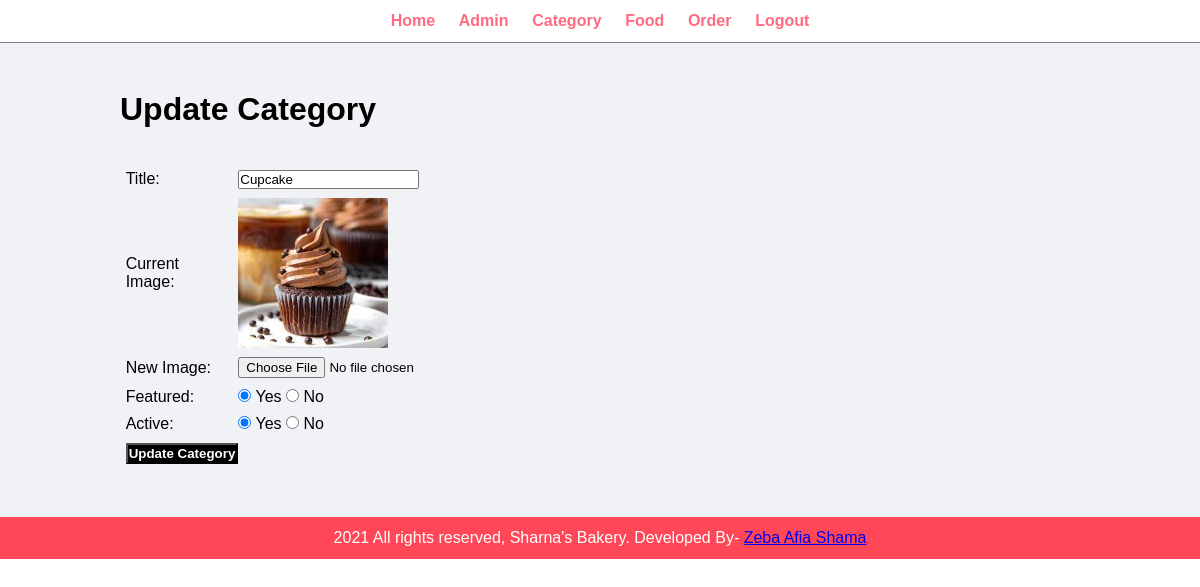
Page /admin/update-category.php?id=19 (signed in) on the committed database.
### tables this page shows
CREATE TABLE `tbl_category` (
  `id` int(10) UNSIGNED NOT NULL,
  `title` varchar(100) NOT NULL,
  `image_name` varchar(255) NOT NULL,
  `featured` varchar(10) NOT NULL,
  `active` varchar(10) NOT NULL
);

### admin/update-category.php (the view, shortened to what this page needs)
<?php include('partials/menu.php'); ?>
<div class="main-content">
    <div class="wrapper">
        <h1>Update Category</h1>
        <br><br>
        <?php
            if(isset($_GET['id']))
            {
                $id = $_GET['id'];
                $sql = "SELECT * FROM tbl_category WHERE id=$id";
                $res = mysqli_query($conn, $sql);
                $count = mysqli_num_rows($res);
                if($count==1)
                {
                    $row = mysqli_fetch_assoc($res);
                    $title = $row['title'];
                    $current_image = $row['image_name'];
                    $featured = $row['featured'];
                    $active = $row['active'];
                }
                else
                {
                    $_SESSION['no-category-found'] = "<div class='error'>Category not Found.</div>";
                    header('location:'.SITEURL.'admin/manage-category.php');
                }
            }
            else
            {
                header('location:'.SITEURL.'admin/manage-category.php');
            }
        ?>
        <form action="" method="POST" enctype="multipart/form-data">
            <table class="tbl-30">
                <tr>
                    <td>Title: </td>
                    <td>
                        <input type="text" name="title" value="<?php echo $title; ?>">
                    </td>
                </tr>
                <tr>
                    <td>Current Image: </td>
                    <td>
                        <?php
                            if($current_image != "")
                            {
                                ?>
                                <img src="<?php echo SITEURL; ?>images/category/<?php echo $current_image; ?>" width="150px">
                                <?php
                            }
                            else
                            {
                                echo "<div class='error'>Image Not Added.</div>";
                            }
                        ?>
                    </td>
                </tr>
                <tr>
                    <td>New Image: </td>
                    <td>
                        <input type="file" name="image">
                    </td>
                </tr>
                <tr>
                    <td>Featured: </td>
                    <td>
                        <input <?php if($featured=="Yes"){echo "checked";} ?> type="radio" name="featured" value="Yes"> Yes
                        <input <?php if($featured=="No"){echo "checked";} ?> type="radio" name="featured" value="No"> No
                    </td>
                </tr>
                <tr>
                    <td>Active: </td>
                    <td>
                        <input <?php if($active=="Yes"){echo "checked";} ?> type="radio" name="active" value="Yes"> Yes
                        <input <?php if($active=="No"){echo "checked";} ?> type="radio" name="active" value="No"> No
                    </td>
                </tr>
                <tr>
                    <td>
                        <input type="submit" name="submit" value="Update Category" class="btn-secondary">
                    </td>
                </tr>
            </table>
        </form>
    </div>
</div>
<?php include('partials/footer.php'); ?>

### css/admin.css (style rules this page uses)
* { margin: 0; padding: 0; font-family: Arial, Helvetica, sans-serif; }
.wrapper { padding: 1%; width: 80%; margin: 0 auto; }
.tbl-30 { width: 30%; }
table tr td { padding: 1%; }
.btn-secondary { background-color:black; padding: 1%; color: white; text-decoration: none; font-weight: bold; }
.main-content { background-color: #f1f2f6; padding: 3% 0; }

### rows in the picture
tbl_category: title "Cupcake", image_name (picture), featured "☑", active "☑"
